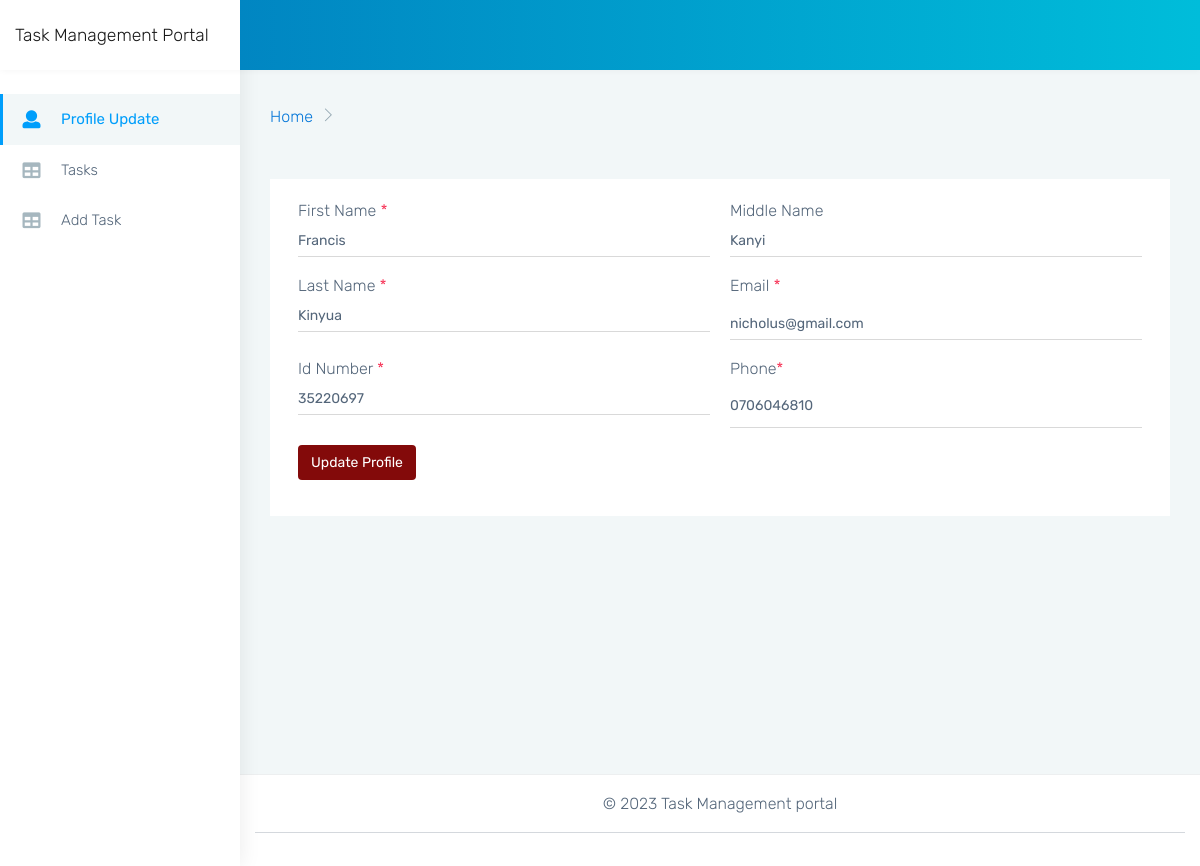
/profile/ (signed in), run on the app's committed database.
### home/models.py (models this page shows, shortened)
class User(AbstractUser):
    first_name = models.CharField(max_length=70, blank=True);
    middle_name = models.CharField(max_length=70, blank=True);
    last_name = models.CharField(max_length=70, blank=True);
    email = models.CharField(max_length=70, blank=True);
    phone = models.CharField(max_length=20);
    id_number = models.CharField(max_length=10);
    USER_NAME_FIELD = 'email'

### home/views.py (the view)
# urls.py: path('profile/', views.profile, name='profile'),
def profile(request, *args, **kwargs):
    if request.method == 'POST':
        email = request.POST['email'].lower()
        first_name = request.POST['first_name']
        middle_name = request.POST['middle_name']
        last_name = request.POST['last_name']
        id_number = request.POST['id_number']
        phone = request.POST['phone']
        if email =="" or first_name=="" or last_name=="" or email=="":
            messages.info(request, " All the fields are required")
            return redirect('profile')
        if len(id_number) != 8:
            messages.info(request, " A valid Id number should have 8 digits!")
            return redirect('profile')
        if len(phone) < 9 or len(phone) >13:
            messages.info(request, " A valid phone number should have 10 - 13 digits!")
            return redirect('profile')
        else:
            entry = User.objects.get(email=request.user.email)
            entry.first_name = first_name
            entry.last_name = last_name
            entry.middle_name = middle_name
            entry.email =email
            entry.phone = phone
            entry.id_number = id_number
            entry.save()
            messages.info(request, "Profile updated successfully.")
            return redirect('profile')
    else:
        user = User.objects.get(id=request.user.id)
        context = {
            'user':user,
        }
        return render(request, 'home/profile.html', context)

### home/templates/home/profile.html (shortened to what this page needs)
{% extends "home/base2.html" %}
{% load static %}
{% block content %}
            <div class="container-fluid">
                    <div class="row">
                    <div class="col-lg-12 col-xlg-12 col-md-12">
                        <div class="card">
                            <div class="card-body">
                                <form class="form-horizontal form-material mx-2" action="" method="POST">
                                <div class="row">
                                    <div class="col-md-6 form-group">
                                        <label class="mb-0">First Name <span class="text-danger">*</span></label>
                                        <div class="">
                                            <input type="text" name = "first_name" value="{{user.first_name}}"
                                                class="form-control ps-0 form-control-line" required>
                                        </div>
                                    </div>
                                    <div class="col-md-6 form-group">
                                        <label class=" mb-0">Middle Name</label>
                                        <div class="">
                                            <input type="text" name = "middle_name" value="{{user.middle_name}}"
                                                class="form-control ps-0 form-control-line">
                                        </div>
                                    </div>
                                </div>
                                <div class="row">
                                    <div class="col-md-6 form-group">
                                        <label class="mb-0">Last Name <span class="text-danger">*</span></label>
                                        <div class="">
                                            <input type="text" name = "last_name" value="{{user.last_name}}"
                                                class="form-control ps-0 form-control-line" required>
                                        </div>
                                    </div>
                                    <div class="col-md-6 form-group">
                                        <label for="example-email" class="">Email <span class="text-danger">*</span></label>
                                        <div class="">
                                            <input type="email" name ="email" value="{{user.email}}"
                                                class="form-control ps-0 form-control-line"
                                                id="example-email" required>
                                        </div>
                                    </div>
                                </div>
                                <div class="row">
                                    <div class="col-md-6 form-group">
                                        <label class="mb-0">Id Number <span class="text-danger">*</span></label>
                                        <div class="">
                                            <input ype="tel" name = "id_number" value="{{user.id_number}}"
                                                class="form-control ps-0 form-control-line" required>
                                        </div>
                                    </div>
                                    <div class="col-md-6 form-group">
                                        <label class="mb-0">Phone<span class="text-danger">*</span></label>
                                        <div class="">
                                            <input type="tel" name ="phone" value="{{user.phone}}"
                                                class="form-control ps-0 form-control-line p-4" required>
                                        </div>
                                    </div>
                                </div>
                                    <div class="form-group">
                                        <div class="col-sm-12 d-flex">
                                            <button type="submit" style="background-color: rgb(131, 10, 10);"
                                             class="btn mx-auto mx-md-0 text-white">Update Profile</button>
                                        </div>
                                    </div>
                                </form>
                            </div>
                        </div>
                    </div>
                </div>
            </div>
{% endblock %}

### data on the page
User: first_name "Francis", middle_name "Kanyi", last_name "Kinyua", email "nicholus@gmail.com", id_number "35220697", phone "0706046810"
